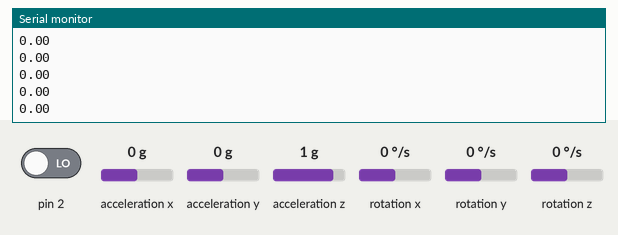
This sketch was run on a simulated Arduino Uno, built with avr-gcc and run on an emulated ATmega328P. On the bench: the last lines printed to the serial monitor. Inputs (shaded band) come from the test bench; at power-on: rotation z 0 °/s, acceleration x 0 g, acceleration y 0 g, acceleration z 1 g, pin 2 LOW, rotation x 0 °/s, rotation y 0 °/s. The sensor or clock chip raises its interrupt line as the real part does.

Above: at 2.7 s.
2.8 s: rotation z set to -192 °/s
At 2.83 s:
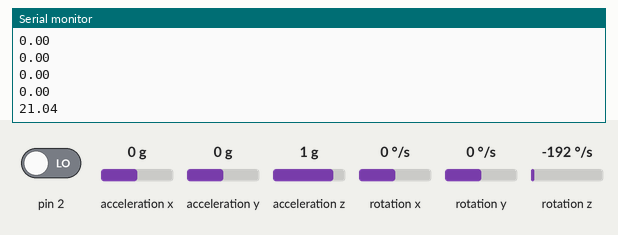
4.3 s: acceleration x set to -1.4 g
At 4.36 s:
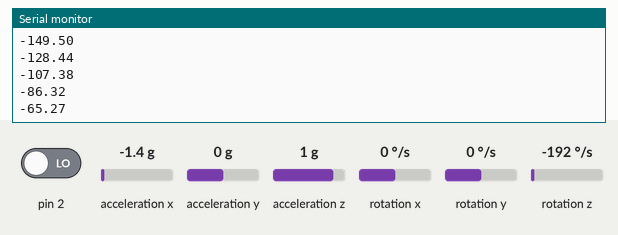
5.8 s: acceleration y set to -1.4 g
At 5.9 s:
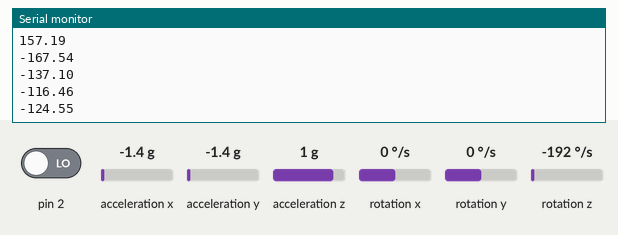
7.3 s: acceleration z set to -1.4 g
At 7.32 s:
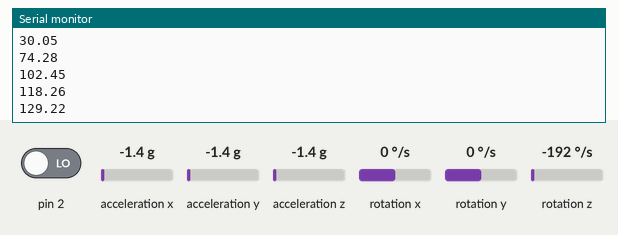
Timing chart, 0 to 9.8 s (numbered marks = the images above; inputs shaded):
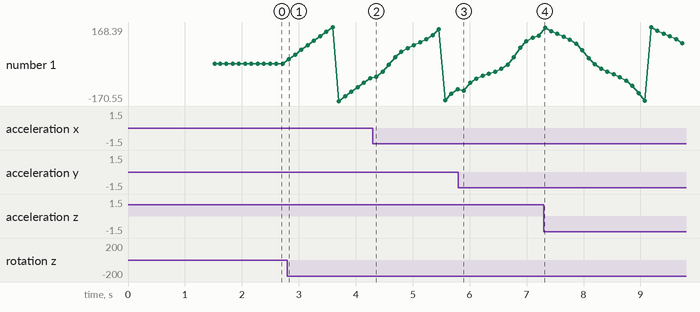

The sketch:

Arduino_ZhukAA.ino
```cpp
#include "Wire.h"
#include "I2Cdev.h"
#include "MPU6050_6Axis_MotionApps20.h"

MPU6050 mpu;
bool dmpPret = false;
uint8_t Etat_mpuInt;
uint8_t etat_capteur;
uint16_t Taille_paquet;
uint16_t nb_octets;
uint8_t  memoire[64];
const float RADIANS_EN_DEGRES =57.2958;
Quaternion q;
VectorFloat g;
float ypr[3];
volatile bool mpuInterrupt=false;

void dmpDonneesPretes() {mpuInterrupt=true;}

void setup() {Wire.begin();Serial.begin(9600);
mpu.initialize();if (mpu.testConnection())
Serial.println("connexion avec MPU6050 établie");
else
Serial.println("erreur de connexion avec MPU6050 ");
delay(1000);etat_capteur=mpu.dmpInitialize();
if (etat_capteur==0){
Serial.println("unité DMP disponible...");
mpu.setDMPEnabled(true);
attachInterrupt(0,dmpDonneesPretes,RISING);
Etat_mpuInt=mpu.getIntStatus();dmpPret=true;
Taille_paquet=mpu.dmpGetFIFOPacketSize();}
else {
Serial.println("Erreur d'initialisation de l'unité DMP");
Serial.println(etat_capteur);}}

void loop() { if (!dmpPret) return;
mpuInterrupt=false;Etat_mpuInt=mpu.getIntStatus();
nb_octets=mpu.getFIFOCount();
if ((Etat_mpuInt & 0x10)||(nb_octets==1024)) {
mpu.resetFIFO();
Serial.println("débordement de mémoire ....!");}
else if (Etat_mpuInt & 0x02) {
while (nb_octets<Taille_paquet)
nb_octets=mpu.getFIFOCount();
mpu.getFIFOBytes(memoire,Taille_paquet);
mpu.resetFIFO();nb_octets-=Taille_paquet;
mpu.dmpGetQuaternion(&q,memoire);
mpu.dmpGetGravity(&g,&q);
mpu.dmpGetYawPitchRoll(ypr,&q,&g);
Serial.println(ypr[0]*RADIANS_EN_DEGRES,2);
delay(100);}}
```

Measured:
- after the input at 2.8 s, the serial monitor: prints a new line at once (image 1)
- after the input at 5.8 s, the serial monitor: prints a new line after 0.10 s (image 3)
- plotted number 1: 0 → -65.27 after the input at 2.8 s, -65.27 → -116.46 after the input at 4.3 s, -116.46 → 129.22 after the input at 5.8 s, 129.22 → 93.05 after the input at 7.3 s
